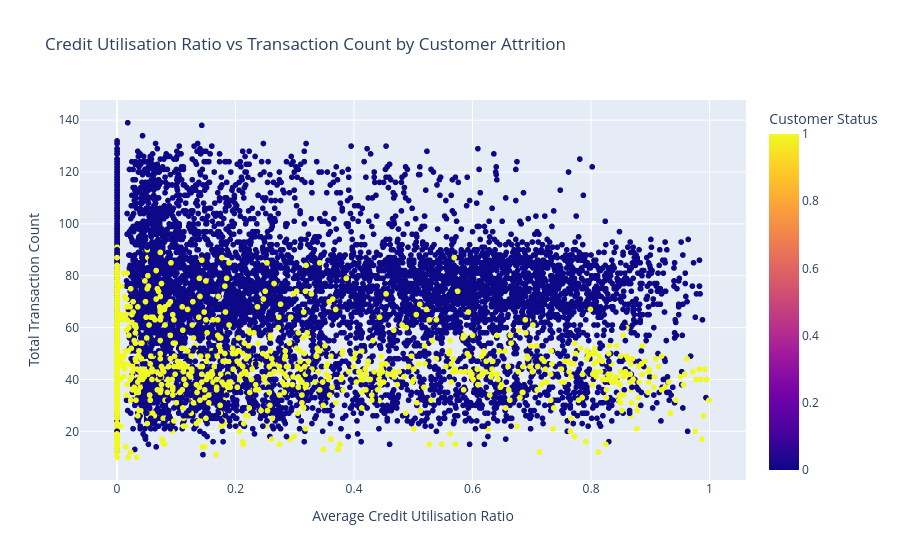

Notebook code for this chart:
### Markdown cell above
Credit utilisation ratio Vs Transction count

we will visualise this using a scatter plot to see whether customers with high credit utilsation also demonstrate higher transaction activity
A positive relationship between utilisation and transaction activity would support the hypothesis that customers who actively use their credit card are less likely to leave the bank

### Code cell
fig = px.scatter(
    df_clean,
    x="Avg_Utilization_Ratio",
    y="Total_Trans_Ct",
    color="Attrition_Flag",
    hover_data=[
        "Customer_Age",
        "Credit_Limit",
        "Total_Trans_Amt",
        "Total_Revolving_Bal"
    ],
    title="Credit Utilisation Ratio vs Transaction Count by Customer Attrition",
    labels={
        "Avg_Utilization_Ratio": "Average Credit Utilisation Ratio",
        "Total_Trans_Ct": "Total Transaction Count",
        "Attrition_Flag": "Customer Status"
    }
)

fig.update_layout(
    xaxis_title="Average Credit Utilisation Ratio",
    yaxis_title="Total Transaction Count",
    legend_title="Customer Status"
)
fig.show()

### Figure 1 — Plotly figure (JSON) as saved in the notebook; plotly's stock layout.template omitted (floating-point values rounded to 4 significant figures; data arrays with more than 128 entries replaced by an {"elided": "..."} marker saying what was removed)
{"data": [{"customdata": {"elided": "10127x4 float values"}, "hovertemplate": "Average Credit Utilisation Ratio=%{x}<br>Total Transaction Count=%{y}<br>Customer_Age=%{customdata[0]}<br>Credit_Limit=%{customdata[1]}<br>Total_Trans_Amt=%{customdata[2]}<br>Total_Revolving_Bal=%{customdata[3]}<br>Customer Status=%{marker.color}<extra></extra>", "legendgroup": "", "marker": {"color": {"elided": "10127 int values"}, "coloraxis": "coloraxis", "symbol": "circle"}, "mode": "markers", "name": "", "showlegend": false, "type": "scattergl", "x": {"elided": "10127 float values"}, "xaxis": "x", "y": {"elided": "10127 int values"}, "yaxis": "y"}], "layout": {"coloraxis": {"colorbar": {"title": {"text": "Customer Status"}}, "colorscale": [[0, "#0d0887"], [0.1111, "#46039f"], [0.2222, "#7201a8"], [0.3333, "#9c179e"], [0.4444, "#bd3786"], [0.5556, "#d8576b"], [0.6667, "#ed7953"], [0.7778, "#fb9f3a"], [0.8889, "#fdca26"], [1, "#f0f921"]]}, "legend": {"title": {"text": "Customer Status"}, "tracegroupgap": 0}, "title": {"text": "Credit Utilisation Ratio vs Transaction Count by Customer Attrition"}, "xaxis": {"anchor": "y", "domain": [0, 1], "title": {"text": "Average Credit Utilisation Ratio"}}, "yaxis": {"anchor": "x", "domain": [0, 1], "title": {"text": "Total Transaction Count"}}}}
